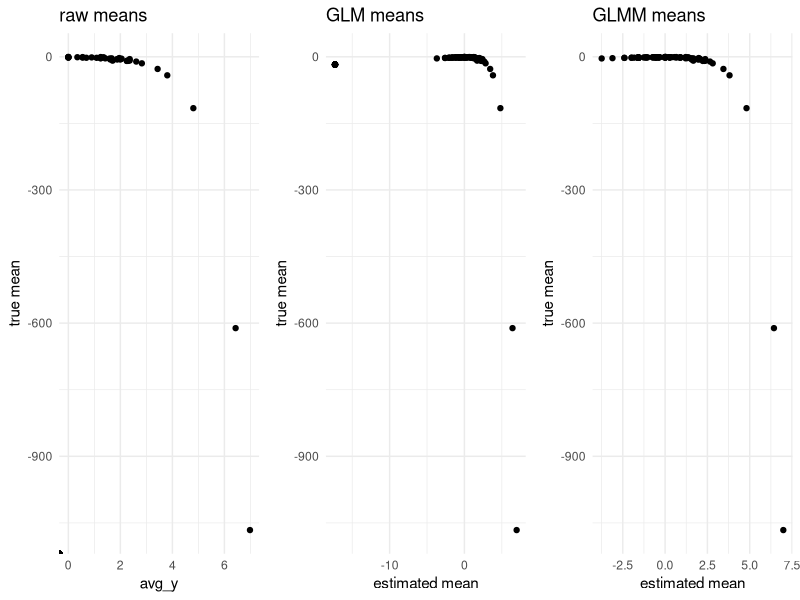
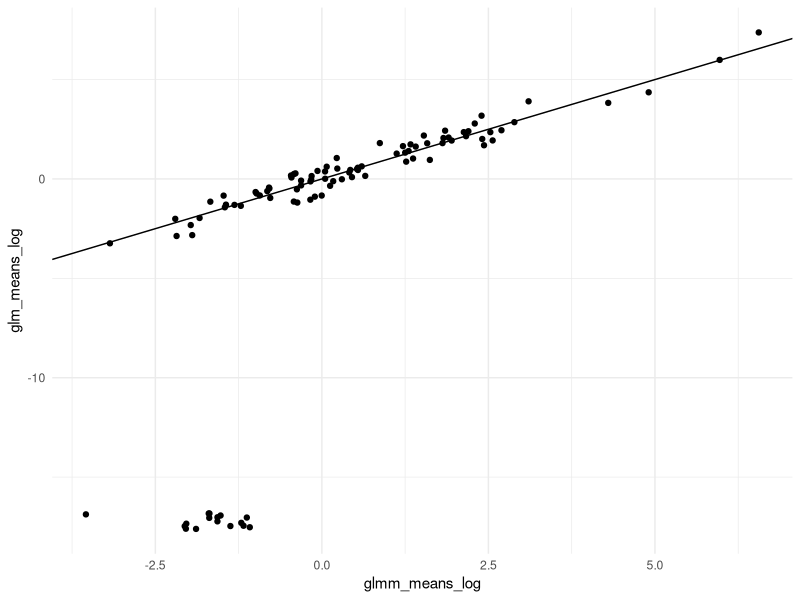
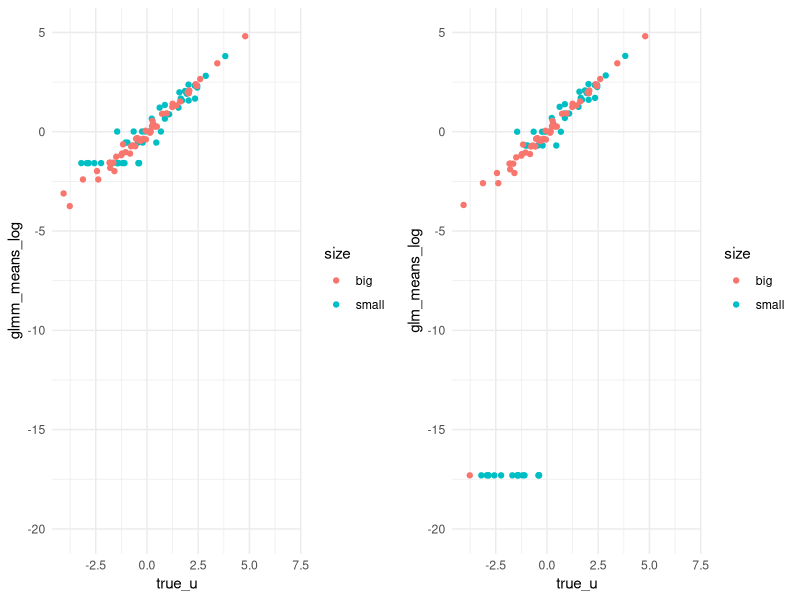
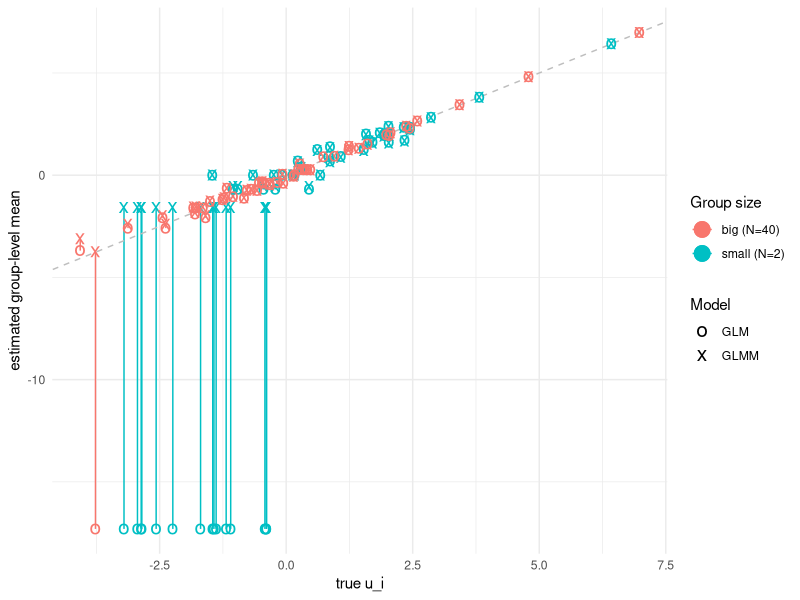

The R script that drew these images, in order:
## Poisson random effects simulation

library(dplyr)
library(ggplot2)
library(lme4)
library(gridExtra)
theme_set(theme_minimal())

set.seed <- 7895
n_groups <- 100
means <- rnorm(n_groups, 0, 2)
overall_mean <- 0
ymin <- -4
ymax <- 4


dat <- data_frame(
    group_id = rep(1:n_groups, rep(c(2, 40), each=n_groups/2)),
    y = rpois(length(group_id), exp(overall_mean + means[group_id])),
    true_u = means[group_id],
    true_mean = exp(overall_mean + means[group_id])
)

plot_truth <- ggplot(dat, aes(group_id, overall_mean+true_mean)) + 
        geom_point() + ylab("log-scale group mean") + 
        coord_cartesian(ylim=c(ymin, ymax)) +
        geom_hline(aes(yintercept=overall_mean)) + ggtitle("true group means")
    

raw_means <- dat%>% group_by(group_id) %>%
    summarize(
        true_mean = exp(overall_mean+ means[mean(group_id)]),
        avg_y = mean(log(y)), 
        sd_y = sd(log(y)),
        est_lb = avg_y-2*sd_y,
        est_ub = avg_y+2*sd_y
    )
plot_raw <- ggplot(raw_means, aes(avg_y, y=avg_y-true_mean)) + 
    geom_point() + ylab("true mean") +
    ##coord_cartesian(ylim=c(ymin, ymax)) + 
    ggtitle("raw means")
    



fit_glm <- glm(y~factor(group_id)-1, data=dat, family="poisson")
pred_means_glm <- predict(fit_glm, newdata=data.frame(group_id=1:n_groups), se.fit = TRUE)
glm_means <- data_frame(
    group_id = 1:n_groups,
    true_mean = exp(overall_mean+ means[group_id]),
    est_mean = pred_means_glm$fit,
    est_lb = pred_means_glm$fit-2*pred_means_glm$se.fit,
    est_ub = pred_means_glm$fit+2*pred_means_glm$se.fit
)

plot_glm <- ggplot(glm_means, aes(y=est_mean-true_mean, x=est_mean)) +
    geom_point() + ylab("true mean") + xlab("estimated mean") +
    #coord_cartesian(ylim=c(ymin, ymax)) + 
    ggtitle("GLM means")


fit_glmm <- glmer(y~(1|group_id), data=dat, family="poisson")
glmm_means <- data_frame(
    group_id = 1:n_groups,
    est_mean = predict(fit_glmm, newdata=data.frame(group_id=1:n_groups)),
    true_mean = exp(overall_mean+ means[group_id]),
    true_u = means[group_id]
)

plot_glmm <- ggplot(glmm_means, aes(y=est_mean-true_mean, x=est_mean)) +
    geom_point() + ylab("true mean") + xlab("estimated mean") +
    #coord_cartesian(ylim=c(ymin, ymax)) + 
    ggtitle("GLMM means")

grid.arrange(plot_raw, plot_glm, plot_glmm, nrow=1)


means_compare <- data_frame(
    group_id = 1:n_groups,
    glmm_means_log = predict(fit_glmm, newdata=data.frame(group_id=1:n_groups)),
    glm_means_log = predict(fit_glm, newdata=data.frame(group_id=1:n_groups)),
    true_u = means[group_id],
    size = ifelse(group_id<=50, "small", "big")
)

ggplot(means_compare, aes(x=glmm_means_log, y=glm_means_log)) +
    geom_jitter(height=.5, width=.5) + geom_abline(aes(slope=1, intercept=0)) 
    #ylab("true mean") + xlab("estimated mean") +
    #coord_cartesian(ylim=c(ymin, ymax)) + 
    #ggtitle("GLMM means")

p1 <- ggplot(means_compare, aes(y=glmm_means_log, x=true_u, color=size)) +
    geom_point() + ylim(-20, 5)
p2 <- ggplot(means_compare, aes(y=glm_means_log, x=true_u, color=size)) +
    geom_point() + ylim(-20, 5)

grid.arrange(p1, p2, nrow=1)

ggplot(means_compare, aes(x=true_u, y=glmm_means_log, yend=glm_means_log, color=size)) +
    geom_segment(aes(xend=true_u)) + geom_abline(aes(slope=1, intercept=0),linetype=2, color="grey") +
    geom_point(aes(shape='x'), size=5) + ylab("estimated group-level mean") + xlab("true u_i") +
    geom_point(aes(y=glm_means_log, shape='o'), size=5) +
    scale_shape_manual(name="Model", labels=c("GLM", "GLMM"), values=c('x'='x', 'o'='o')) +
    scale_color_discrete(name="Group size", labels=c("big (N=40)", "small (N=2)"))


